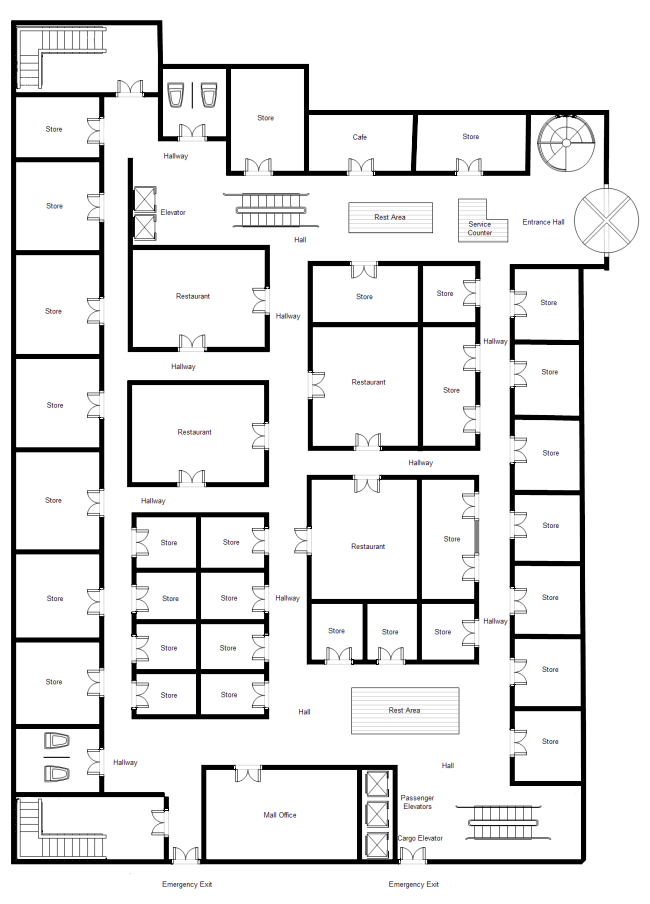
#> input picture floor plan processing/mall2.png, 650 x 904 px
$ python 'space detection2.py'
#> lines starting #> are read from the running program, lines starting #| are printed output that depends on the picture; after the words box and inside, x2 and y2 are one past the last pixel; in counts of white or black regions, pixels touching at a corner belong together
import cv2
import numpy as np
import matplotlib.pyplot as plt
import random as rng

img = cv2.imread("./mall2.png")
#> img is the input picture: shape (904, 650, 3); mean B, G, R 229.8, 229.7, 229.8
r_img = cv2.resize(img,None,fx=2,fy=2,interpolation=cv2.INTER_AREA)

'''

def wall_detection(r_img):

# line detection

    hsv = cv2.cvtColor(r_img,cv2.COLOR_BGR2HSV)
    lower_black = np.array([0,0,0])
    upper_black = np.array([0,8,8])
    mask = cv2.inRange(hsv,lower_black,upper_black)
    mask = cv2.bitwise_not(mask)
    #mask = np.zeros_like(dilated)

    blank = np.ones_like(r_img)*255

    walls = cv2.medianBlur(mask,5)
    kernel = np.ones((5,5),np.uint8)
    erosion = cv2.erode(walls, kernel, iterations=1)
    dilated = cv2.dilate(erosion,kernel,iterations = 2)

    canny = cv2.Canny(dilated,100,200)
    contours, hierarchy = cv2.findContours(canny, cv2.RETR_TREE, cv2.CHAIN_APPROX_SIMPLE)
    cv2.drawContours(blank, contours, -1, (255,0,0), 3)


    plt.imshow(img,cmap='gray')
    plt.show()

    plt.imshow(hsv)
    plt.show()
    plt.imshow(mask)
    plt.show()
    plt.imshow(walls,cmap='gray')
    plt.show()
    cv2.imshow("dilated",canny)
    plt.show()

    cv2.imshow("walls",walls)
    cv2.imshow("blank",blank)

    cv2.imwrite("dilated.jpg",dilated)
    cv2.imwrite("mask.jpg",mask)
    cv2.imwrite("walls.png",walls)
    cv2.imwrite("cont.jpg",blank)

    if cv2.waitKey(0) & 0xff == 27:
        cv2.destroyAllWindows()
    return walls

def door_detection(r_img):
    gray =cv2.cvtColor(r_img,cv2.COLOR_BGR2GRAY)
    kernel = np.ones((5,5),np.uint8)
    erosion = cv2.erode(r_img, kernel, iterations=3)
    dilated = cv2.dilate(erosion,kernel,iterations = 3)
    blurred = cv2.medianBlur(dilated,5)
    canny = cv2.Canny(blurred,100,200)
    contours,hierarchy=cv2.findContours(canny,cv2.RETR_TREE, cv2.CHAIN_APPROX_SIMPLE)
    contour_list=[]
    for contour in contours:
        approx = cv2.approxPolyDP(contour,0.01*cv2.arcLength(contour,True),True)
        area = cv2.contourArea(contour)
        if ((len(approx) > 12) & (area > 100) ):
            contour_list.append(contour)

    cv2.drawContours(r_img, contour_list,  -1, (255,0,0), 2)
    cv2.imshow('dilated',dilated)
    cv2.imshow('Objects Detected',r_img)
    cv2.imwrite('arcs.jpg',r_img)
    if cv2.waitKey(0) & 0xff == 27:
        cv2.destroyAllWindows()

def wall_drawing(corners):
    blank = np.ones_like(r_img)*255
    for i in range(len(corners)-1):
        blank = cv2.line(blank,(corners[i][0],corners[i][1]),(corners[i+1][0],corners[i+1][1]),0,5)
    cv2.imshow("walls",blank)
    if cv2.waitKey(0) & 0xff == 27:
        cv2.destroyAllWindows()
'''
def check_arc(roi):
    flag =0
    r_img = cv2.resize(roi,None,fx=2,fy=2,interpolation=cv2.INTER_AREA)
    canny = cv2.Canny(r_img,100,200)
    contours,hierarchy=cv2.findContours(canny,cv2.RETR_TREE, cv2.CHAIN_APPROX_SIMPLE)
    contour_list=[]
    for contour in contours:
        approx = cv2.approxPolyDP(contour,0.001*cv2.arcLength(contour,True),True)
        area = cv2.contourArea(contour)
        if (len(approx) > 10 and area>30):
            cv2.drawContours(r_img, contour,  -1, 100, 4)
            flag = 1
    # [4 lines of commented-out code are left out]
    return flag,r_img

def door_detect(wall,v_points,h_points):

    gray =cv2.cvtColor(img,cv2.COLOR_BGR2GRAY)
    #canny = cv2.Canny(gray,100,200)

    for i in range(len(h_points)-1):
        if h_points[i][1] in range(h_points[i+1][1]-1,h_points[i+1][1]+1) :
            if h_points[i+1][0] - h_points[i][0] > 10 and h_points[i+1][0] - h_points[i][0] <40:
                p1 = (h_points[i][0],h_points[i][1])
                p2 = (h_points[i+1][0],h_points[i+1][1])
                if(p1[1]> 45):
                    roi = gray[p1[1]-35:p2[1]+35,p1[0]-5:p2[0]+5]
                else:
                    roi = gray[p1[1]:p2[1]+35,p1[0]-5:p2[0]+5]
                flag,roi2=check_arc(roi)
                if(flag == 1):
                    cv2.line(wall,p1,p2,255,2)

                name = "./d/"+str(i)+".png"
                cv2.imwrite(name,roi)

    for i in range(len(v_points)-1):
        #range(corners[i+1][0]-1,corners[i+1][0]+1)
        if v_points[i][0] in range(v_points[i+1][0]-1,v_points[i+1][0]+1) :
            if v_points[i+1][1] - v_points[i][1] > 15 and v_points[i+1][1] - v_points[i][1] <55:
                p1 = (v_points[i][0],v_points[i][1])
                p2 = (v_points[i+1][0],v_points[i+1][1])
                if(p1[0]> 45):
                    roi = gray[p1[1]:p2[1],p1[0]-35:p2[0]+35]
                else:
                    roi = gray[p1[1]:p2[1],p1[0]:p2[0]+35]
                flag,roi2=check_arc(roi)
                if(flag == 1):
                    cv2.line(wall,p1,p2,255,2)

                name = "./d/v_"+str(i)+".png"
                print(name)
                cv2.imwrite(name,roi)


    cv2.imshow("walls",roi)
    cv2.imwrite("rooms.png",wall)
    cv2.imshow("walls1",thresh1)
    if cv2.waitKey(0) & 0xff == 27:
        cv2.destroyAllWindows()
    return wall

def find_corners(image):

    gray_img=cv2.cvtColor(image,cv2.COLOR_BGR2GRAY)

    kernel = np.ones((5,5),np.uint8)
    gray = cv2.dilate(gray_img,kernel,iterations = 1)

    ret, thresh1 = cv2.threshold(gray,225, 255, cv2.THRESH_BINARY)

    gray_2 = np.float32(gray)
    dst = cv2.cornerHarris(thresh1,2,3,0.04)
    #print(gray)
    dst = cv2.dilate(dst,None)
    ret, dst = cv2.threshold(dst,0.01*dst.max(),255,0)
    dst = np.uint8(dst)

    # find centroids
    ret, labels, stats, centroids = cv2.connectedComponentsWithStats(dst)

    # define the criteria to stop and refine the corners
    criteria = (cv2.TERM_CRITERIA_EPS + cv2.TERM_CRITERIA_MAX_ITER, 100, 0.001)
    corners = cv2.cornerSubPix(gray,np.float32(centroids),(5,5),(-1,-1),criteria)


    res = np.hstack((centroids,corners))
    res = np.int0(res)
    #img[res[:,1],res[:,0]]=[0,0,255]
    #img[res[:,3],res[:,2]] = [0,255,0]
    #img[centroids[:,0],centroids[:,1]] = [0,0,255]
    coords=[]
    for i in res:
        coords.append((i[2],i[3]))

    cv2.imwrite('subpixel5.png',img)

    if cv2.waitKey(0) & 0xff == 27:
        cv2.destroyAllWindows()
    return thresh1,coords

def corner_analysis(v_points,h_points,thresh):
    gray_img=cv2.cvtColor(img,cv2.COLOR_BGR2GRAY)
    blank = np.ones_like(gray_img)*255

    for i in range(len(v_points)-1):
        #range(corners[i+1][0]-1,corners[i+1][0]+1)
        if v_points[i][0] in range(v_points[i+1][0]-1,v_points[i+1][0]+1) :
            cv2.line(blank,v_points[i],v_points[i+1],0,2)

    for i in range(len(h_points)-1):
        #range(corners[i+1][0]-1,corners[i+1][0]+1)
        if h_points[i][1] in range(h_points[i+1][1]-1,h_points[i+1][1]+1) :
            cv2.line(blank,h_points[i],h_points[i+1],0,2)


    blank = cv2.bitwise_not(blank,mask=None)
    gray_img = cv2.bitwise_not(gray_img,mask=None)
    res1 = cv2.bitwise_and(gray_img,blank,mask=None)
    res1 = cv2.medianBlur(res1,5)
    remaining = blank -res1
    res2 = cv2.bitwise_or(remaining,gray_img,mask=None)
    res = remaining+gray_img
    cv2.imshow("lines",blank)
    cv2.imshow("res",res1)
    cv2.imshow("remain1",res)
    cv2.imwrite("vertical_lines.png",res1)
    cv2.imwrite("door_candidates.png",remaining)

    if cv2.waitKey(0) & 0xff == 27:
        cv2.destroyAllWindows()
    rooms = door_detect(res1,v_points,h_points)
    return rooms

def corner_circle(vertical_corners):
    gray_img=cv2.cvtColor(img,cv2.COLOR_BGR2GRAY)
    blank = np.ones_like(gray_img)*255

    for corner in vertical_corners:
        cv2.circle(blank,corner,1,0,2)

    print(blank.shape)
    print(gray_img.shape)


    blank = cv2.bitwise_not(blank,mask=None)
    gray_img = cv2.bitwise_not(gray_img,mask=None)
    res = cv2.bitwise_or(gray_img,blank,mask=None)
    cv2.imshow("walls",blank)
    cv2.imshow("walls2",res)
    cv2.imwrite("points.jpg",blank)
    cv2.imwrite("./d/points_masked.jpg",res)
    if cv2.waitKey(0) & 0xff == 27:
        cv2.destroyAllWindows()


#walls = wall_detection(r_img)

''' contours, _ = cv2.findContours(canny, cv2.RETR_TREE, cv2.CHAIN_APPROX_NONE)
    # Find the convex hull object for each contour
    hull_list = []
    for i in range(len(contours)):
        hull = cv2.convexHull(contours[i])
        hull_list.append(hull)
    # Draw contours + hull results
    drawing = np.zeros((canny.shape[0], canny.shape[1], 3), dtype=np.uint8)
    for i in range(len(contours)):
        color = (rng.randint(0,256), rng.randint(0,256), rng.randint(0,256))
        cv2.drawContours(drawing, contours, i, color)
        cv2.drawContours(drawing, hull_list, i, color)
    # Show in a window
    cv2.imshow('Contours', drawing)
    cv2.imwrite("hulls.png",drawing)
    if cv2.waitKey(0) & 0xff == 27:
        cv2.destroyAllWindows()
'''
def room_detection(rooms):
    rooms = cv2.medianBlur(rooms,5)
    canny = cv2.Canny(rooms,100,200)
    contours,hierarchy = cv2.findContours(canny,cv2.RETR_TREE,
                                          cv2.CHAIN_APPROX_SIMPLE)

    hierarchy = hierarchy[0]
    hull_list=[]
    # For each contour, find the bounding rectangle and draw it
    for component in zip(contours, hierarchy):
        currentContour = component[0]
        currentHierarchy = component[1]
        x,y,w,h = cv2.boundingRect(currentContour)
        if currentHierarchy[2] < 0:
            hull = cv2.convexHull(currentContour)
            hull_list.append(hull)

            # these are the innermost child components

            #cv2.rectangle(img,(x,y),(x+w,y+h),(64,224,208),-1)
        #elif currentHierarchy[3] < 0:
            # these are the outermost parent components
            #cv2.rectangle(img,(x,y),(x+w,y+h),(0,255,0),3)
    cv2.drawContours(img,hull_list,-1,(64,224,208),-1)

    for hull in hull_list:
        M = cv2.moments(hull)
        if M["m00"] >100:
            X = int(M["m10"] / M["m00"])
            Y = int(M["m01"] / M["m00"])
        else:
            continue
        cv2.circle(img, (X, Y), 4, (0, 0, 255), -1)
        cv2.putText(img, "center", (X - 20, Y - 20),cv2.FONT_HERSHEY_SIMPLEX, 0.5, (255, 255, 255), 2)

    # Finally show the image
    cv2.imshow('img',img)
    cv2.imwrite('room_boundaries.png',img)
    cv2.waitKey(0)
    cv2.destroyAllWindows()


#walls=wall_detection(img)
thresh1,corners = find_corners(img)
#> in find_corners, `ret, thresh1 = cv2.threshold(gray,225, 255, cv2.THRESH_BINARY)`:
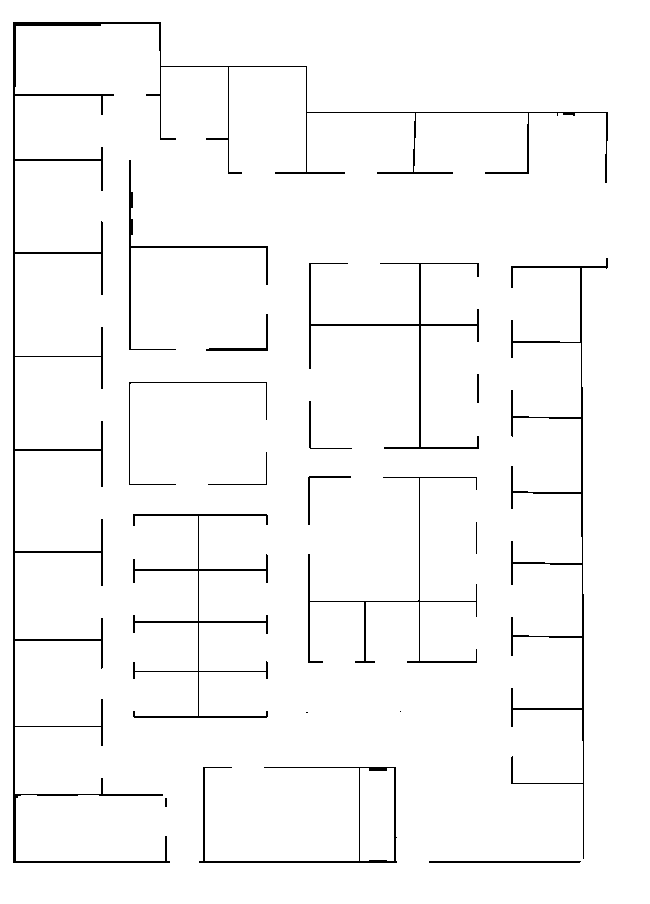
#> thresh1: shape (904, 650); 97.2% white; black in thin lines or dots, all inside (x1, y1, x2, y2) = (13, 22, 608, 863)
#> in find_corners, `ret, dst = cv2.threshold(dst,0.01*dst.max(),255,0)`: ret = 0.00175
#> in find_corners, `ret, labels, stats, centroids = cv2.connectedComponentsWithStats(dst)`: ret = 237; stats = 237 rows, first 6: [0, 0, 650, 904, 581509], [12, 21, 7, 8, 32], [157, 21, 6, 6, 28], [99, 23, 5, 5, 23], [158, 49, 4, 5, 20], [160, 64, 4, 6, 24]; centroids = 237 pairs, first value 15 to 607.5, second value 23.5 to 862
#> in find_corners, `corners = cv2.cornerSubPix(gray,np.float32(centroids),(5,5),(-1,-1),cr..`: corners = 237 pairs, first value 12.76 to 607.5, second value 21.81 to 861.4
#> in find_corners, `res = np.hstack((centroids,corners))`: res = 237 rows, first 6: [324.7, 451.3, 324.7, 451.3], [15, 24.5, 12.76, 21.81], [159.5, 23.5, 159.3, 22.2], [101, 25, 102.5, 22.15], [159.5, 51, 159.5, 51], [161.5, 66.5, 160.1, 65.85]
#> in find_corners, `res = np.int0(res)`: res = 237 rows, first 6: [324, 451, 324, 451], [15, 24, 12, 21], [159, 23, 159, 22], [101, 25, 102, 22], [159, 51, 159, 51], [161, 66, 160, 65]
#> the loop in find_corners, `for i in res:` made 237 passes
#> after the loop in find_corners, `for i in res:`: coords = 237 pairs, first value 12 to 607, second value 21 to 861
#> (key Esc is pressed here)
#> corners has the same summary as coords in find_corners


horizontal_points = corners.copy()
#> horizontal_points has the same summary as coords in find_corners
vertical_points = corners.copy()
#> vertical_points has the same summary as coords in find_corners
vertical_points.sort(key= lambda x:x[0])
horizontal_points.sort(key= lambda x:x[1])
print(vertical_points)
#> (printed output is left out)
print()
corner_circle(corners)
#> the loop in corner_circle, `for corner in vertical_corners:` made 237 passes
#> corner on passes 1 to 3: (324, 451), (12, 21), (159, 22)
#| (904, 650)
#| (904, 650)
#> (key Esc is pressed here)
rooms=corner_analysis(vertical_points,horizontal_points,thresh1)
#> after the loop in corner_analysis, `for i in range(len(h_points)-1):`:
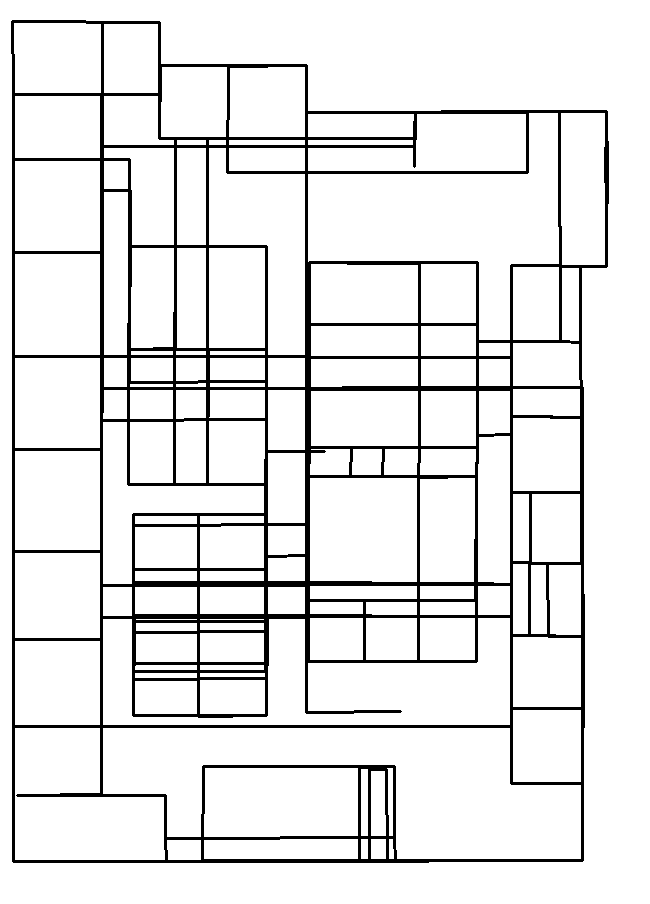
#> blank: shape (904, 650); 90.8% white; 1 black region, box (x1, y1, x2, y2) and area: (11, 20, 609, 863) 54211
#> in corner_analysis, `res = remaining+gray_img`:
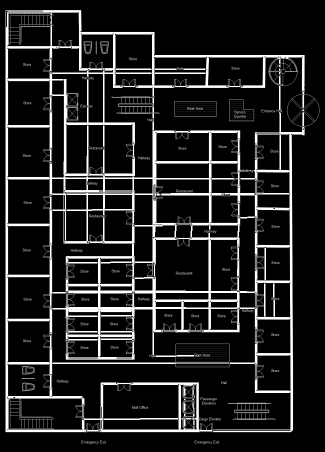
#> res: shape (904, 650) (shown at 1/2 size); min 0, max 255, mean 33.3
#> (key Esc is pressed here)
#> the loop in door_detect, `for i in range(len(h_points)-1):` made 236 passes
#> (p1, p2, flag, contours in check_arc, name) on passes 11, 23, 24, 25, 33: ((145, 94), (159, 94), 0, 10 contours, all with area under 20, './d/10.png'), ((159, 138), (175, 138), 0, 25 contours, all with area under 20, './d/22.png'), ((175, 138), (207, 138), 0, 41 contours, all with area under 20, './d/23.png'), ((207, 138), (227, 138), 0, 9 contours, all with area under 20, './d/24.png'), ((101, 159), (129, 159), 0, 11 contours, all with area under 20, './d/32.png')
#> after the loop in door_detect, `for i in range(len(h_points)-1):`:
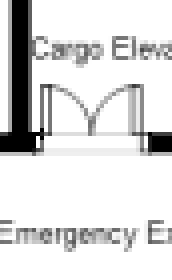
#> roi: shape (70, 43) (shown 4 times larger); min 0, max 255, mean 220.1
#> the loop in door_detect, `for i in range(len(v_points)-1):` made 236 passes
#> (p1, p2, flag, contours in check_arc, name) on passes 15, 18, 20, 21, 23: ((101, 94), (101, 114), 0, 6 contours, all with area under 20, './d/v_14.png'), ((101, 159), (101, 190), 0, 7 contours, all with area under 20, './d/v_17.png'), ((101, 222), (101, 252), 0, 10 contours, all with area under 20, './d/v_19.png'), ((101, 252), (101, 294), 0, 5 contours, all with area under 20, './d/v_20.png'), ((101, 326), (101, 356), 0, 5 contours, all with area under 20, './d/v_22.png')
#> (printed output is left out)
#> after the loop in door_detect, `for i in range(len(v_points)-1):`:
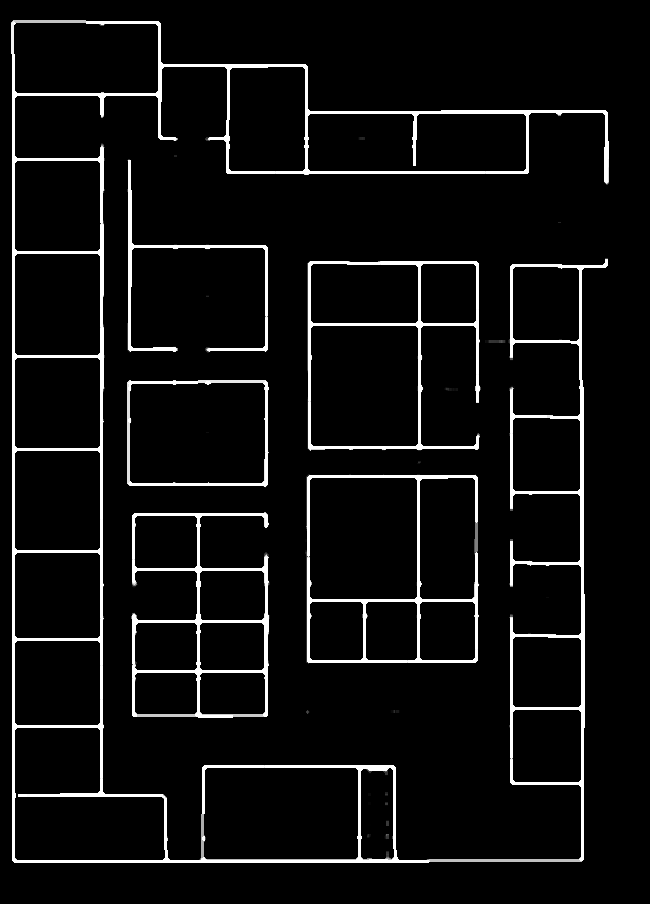
#> wall: shape (904, 650); min 0, max 255, mean 15
#> (key Esc is pressed here)
room_detection(rooms)
#> in room_detection, `contours,hierarchy = cv2.findContours(canny,cv2.RETR_TREE, cv2.CHAIN_A..`: contours = 89 contours, 13 with area under 20; largest, box (x1, y1, x2, y2) and area: (10, 19, 609, 863) 148579, (10, 19, 609, 863) 134366, (306, 474, 479, 663) 32140, (307, 260, 481, 451) 25506, (307, 260, 481, 451) 25498
#> the loop in room_detection, `for component in zip(contours, hierarchy):` made 89 passes
#> (currentContour, currentHierarchy, x, y, w, h, hull) on pass 1: ([[264, 553], [267, 553]], [1, -1, -1, -1], 264, 553, 4, 1, [[267, 553], [264, 553]])
#> the loop in room_detection, `for hull in hull_list:` made 45 passes
#> hull on passes 1, 2, 16, 17, 28, 30, 31: [[267, 553], [264, 553]], [[511, 540]], [[205, 350]], [[205, 348]], [[388, 853], [389, 855], [386, 855], [386, 853]], [[386, 823], [387, 822], [388, 823], [387, 824]], [[387, 773], [384, 773]]
#> after the loop in room_detection, `for hull in hull_list:`:
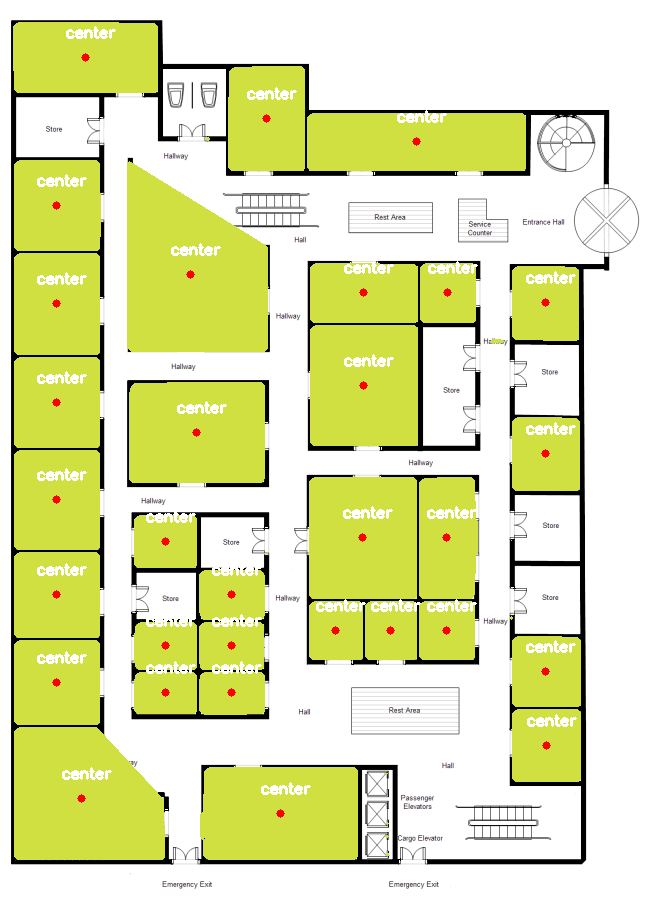
#> img: shape (904, 650, 3); mean B, G, R 165.7, 226.7, 221.3
#wall_drawing(corners)


kernel = np.ones((5,5),np.uint8)
thick_walls = cv2.erode(thresh1, kernel, iterations=2) #thick walls
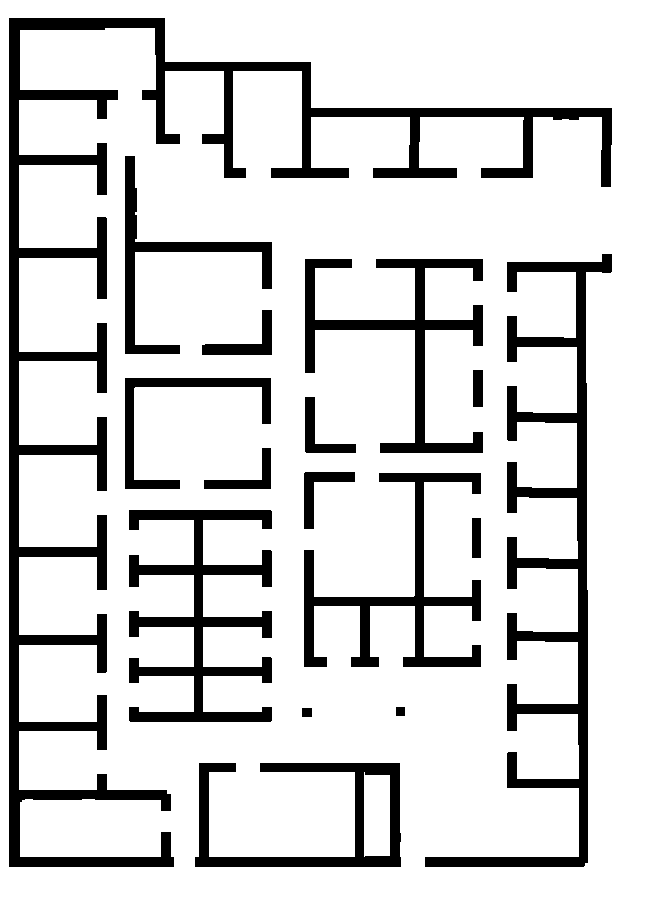
#> thick_walls: shape (904, 650); 83.8% white; 16 black regions, largest, box (x1, y1, x2, y2) and area: (9, 18, 612, 867) 36438, (425, 254, 612, 867) 16095, (129, 510, 272, 722) 9909

cv2.imshow("erosion",thick_walls)
cv2.waitKey(0)
cv2.destroyAllWindows()
